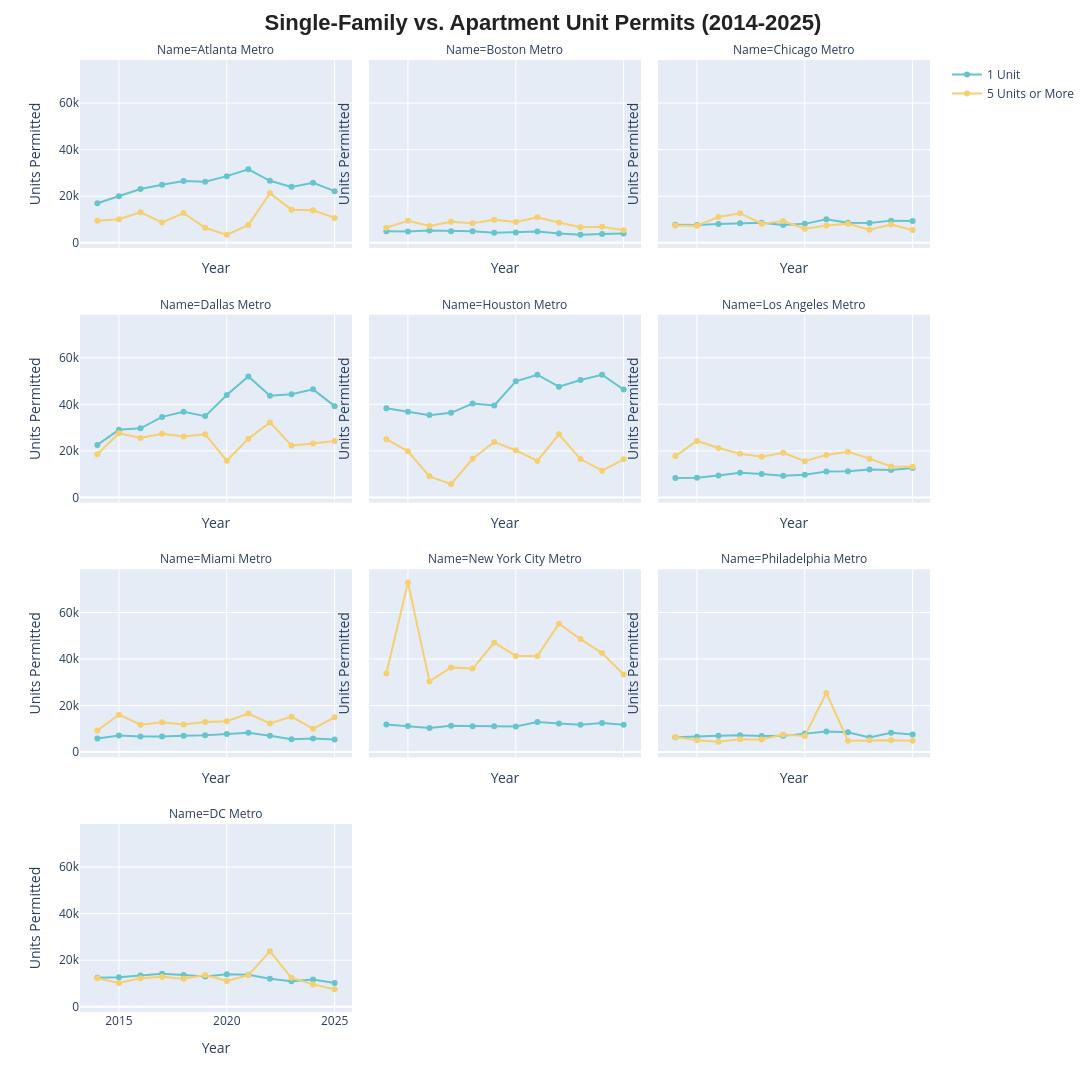

Notebook code cell kept with this figure:
### Markdown cell above
### Single Family Units Compared to Apartment Units Per Metro 2014-2025

### Code cell
fig = px.line(all_time_housing,
              x='Roll_Year',
              y=['1 Unit','5 Units or More'],
              facet_col='Name',
              facet_col_wrap=3,
              color_discrete_sequence=px.colors.qualitative.Pastel,
              markers=True,
              width=1300,
              height=1500)

fig.update_layout(
    title={**TITLE_STYLE, 'text': '<b>Single-Family vs. Apartment Unit Permits (2014-2025) </b>'},
    legend=dict(title=None)
)

fig.update_xaxes(nticks=5, title_text='Year')
fig.update_yaxes(title_text='Units Permitted')

fig.show()

### Figure 1 — Plotly figure (JSON) as saved in the notebook; plotly's stock layout.template omitted (floating-point values rounded to 4 significant figures)
{"data": [{"hovertemplate": "variable=1 Unit<br>Name=Atlanta Metro<br>Roll_Year=%{x}<br>value=%{y}<extra></extra>", "legendgroup": "1 Unit", "line": {"color": "rgb(102, 197, 204)", "dash": "solid"}, "marker": {"symbol": "circle"}, "mode": "lines+markers", "name": "1 Unit", "orientation": "v", "showlegend": true, "type": "scatter", "x": [2014, 2015, 2016, 2017, 2018, 2019, 2020, 2021, 2022, 2023, 2024, 2025], "xaxis": "x10", "y": [16980.0, 20000.0, 23100.0, 24970.0, 26510.0, 26260.0, 28630.0, 31560.0, 26630.0, 24020.0, 25770.0, 22180.0], "yaxis": "y10"}, {"hovertemplate": "variable=1 Unit<br>Name=Boston Metro<br>Roll_Year=%{x}<br>value=%{y}<extra></extra>", "legendgroup": "1 Unit", "line": {"color": "rgb(102, 197, 204)", "dash": "solid"}, "marker": {"symbol": "circle"}, "mode": "lines+markers", "name": "1 Unit", "orientation": "v", "showlegend": false, "type": "scatter", "x": [2014, 2015, 2016, 2017, 2018, 2019, 2020, 2021, 2022, 2023, 2024, 2025], "xaxis": "x11", "y": [4991.0, 4844.0, 5243.0, 4949.0, 4930.0, 4299.0, 4457.0, 4820.0, 4025.0, 3396.0, 3734.0, 3994.0], "yaxis": "y11"}, {"hovertemplate": "variable=1 Unit<br>Name=Chicago Metro<br>Roll_Year=%{x}<br>value=%{y}<extra></extra>", "legendgroup": "1 Unit", "line": {"color": "rgb(102, 197, 204)", "dash": "solid"}, "marker": {"symbol": "circle"}, "mode": "lines+markers", "name": "1 Unit", "orientation": "v", "showlegend": false, "type": "scatter", "x": [2014, 2015, 2016, 2017, 2018, 2019, 2020, 2021, 2022, 2023, 2024, 2025], "xaxis": "x12", "y": [7723.0, 7676.0, 8032.0, 8416.0, 8546.0, 7598.0, 8122.0, 10070.0, 8562.0, 8452.0, 9509.0, 9382.0], "yaxis": "y12"}, {"hovertemplate": "variable=1 Unit<br>Name=Dallas Metro<br>Roll_Year=%{x}<br>value=%{y}<extra></extra>", "legendgroup": "1 Unit", "line": {"color": "rgb(102, 197, 204)", "dash": "solid"}, "marker": {"symbol": "circle"}, "mode": "lines+markers", "name": "1 Unit", "orientation": "v", "showlegend": false, "type": "scatter", "x": [2014, 2015, 2016, 2017, 2018, 2019, 2020, 2021, 2022, 2023, 2024, 2025], "xaxis": "x7", "y": [22550.0, 29040.0, 29700.0, 34600.0, 36830.0, 34940.0, 44000.0, 52000.0, 43680.0, 44370.0, 46440.0, 39230.0], "yaxis": "y7"}, {"hovertemplate": "variable=1 Unit<br>Name=Houston Metro<br>Roll_Year=%{x}<br>value=%{y}<extra></extra>", "legendgroup": "1 Unit", "line": {"color": "rgb(102, 197, 204)", "dash": "solid"}, "marker": {"symbol": "circle"}, "mode": "lines+markers", "name": "1 Unit", "orientation": "v", "showlegend": false, "type": "scatter", "x": [2014, 2015, 2016, 2017, 2018, 2019, 2020, 2021, 2022, 2023, 2024, 2025], "xaxis": "x8", "y": [38320.0, 36790.0, 35370.0, 36350.0, 40320.0, 39510.0, 49920.0, 52720.0, 47610.0, 50440.0, 52700.0, 46340.0], "yaxis": "y8"}, {"hovertemplate": "variable=1 Unit<br>Name=Los Angeles Metro<br>Roll_Year=%{x}<br>value=%{y}<extra></extra>", "legendgroup": "1 Unit", "line": {"color": "rgb(102, 197, 204)", "dash": "solid"}, "marker": {"symbol": "circle"}, "mode": "lines+markers", "name": "1 Unit", "orientation": "v", "showlegend": false, "type": "scatter", "x": [2014, 2015, 2016, 2017, 2018, 2019, 2020, 2021, 2022, 2023, 2024, 2025], "xaxis": "x9", "y": [8300.0, 8447.0, 9379.0, 10590.0, 10040.0, 9306.0, 9737.0, 11090.0, 11200.0, 12040.0, 11780.0, 12680.0], "yaxis": "y9"}, {"hovertemplate": "variable=1 Unit<br>Name=Miami Metro<br>Roll_Year=%{x}<br>value=%{y}<extra></extra>", "legendgroup": "1 Unit", "line": {"color": "rgb(102, 197, 204)", "dash": "solid"}, "marker": {"symbol": "circle"}, "mode": "lines+markers", "name": "1 Unit", "orientation": "v", "showlegend": false, "type": "scatter", "x": [2014, 2015, 2016, 2017, 2018, 2019, 2020, 2021, 2022, 2023, 2024, 2025], "xaxis": "x4", "y": [5791.0, 7142.0, 6705.0, 6655.0, 7022.0, 7241.0, 7808.0, 8316.0, 6971.0, 5512.0, 5825.0, 5446.0], "yaxis": "y4"}, {"hovertemplate": "variable=1 Unit<br>Name=New York City Metro<br>Roll_Year=%{x}<br>value=%{y}<extra></extra>", "legendgroup": "1 Unit", "line": {"color": "rgb(102, 197, 204)", "dash": "solid"}, "marker": {"symbol": "circle"}, "mode": "lines+markers", "name": "1 Unit", "orientation": "v", "showlegend": false, "type": "scatter", "x": [2014, 2015, 2016, 2017, 2018, 2019, 2020, 2021, 2022, 2023, 2024, 2025], "xaxis": "x5", "y": [11800.0, 11170.0, 10400.0, 11290.0, 11080.0, 11070.0, 10990.0, 12950.0, 12240.0, 11730.0, 12530.0, 11750.0], "yaxis": "y5"}, {"hovertemplate": "variable=1 Unit<br>Name=Philadelphia Metro<br>Roll_Year=%{x}<br>value=%{y}<extra></extra>", "legendgroup": "1 Unit", "line": {"color": "rgb(102, 197, 204)", "dash": "solid"}, "marker": {"symbol": "circle"}, "mode": "lines+markers", "name": "1 Unit", "orientation": "v", "showlegend": false, "type": "scatter", "x": [2014, 2015, 2016, 2017, 2018, 2019, 2020, 2021, 2022, 2023, 2024, 2025], "xaxis": "x6", "y": [6379.0, 6548.0, 7016.0, 7233.0, 6875.0, 6963.0, 7999.0, 8868.0, 8534.0, 6255.0, 8324.0, 7530.0], "yaxis": "y6"}, {"hovertemplate": "variable=1 Unit<br>Name=DC Metro<br>Roll_Year=%{x}<br>value=%{y}<extra></extra>", "legendgroup": "1 Unit", "line": {"color": "rgb(102, 197, 204)", "dash": "solid"}, "marker": {"symbol": "circle"}, "mode": "lines+markers", "name": "1 Unit", "orientation": "v", "showlegend": false, "type": "scatter", "x": [2014, 2015, 2016, 2017, 2018, 2019, 2020, 2021, 2022, 2023, 2024, 2025], "xaxis": "x", "y": [12410.0, 12640.0, 13380.0, 14220.0, 13590.0, 12980.0, 13990.0, 13730.0, 12010.0, 10940.0, 11740.0, 10160.0], "yaxis": "y"}, {"hovertemplate": "variable=5 Units or More<br>Name=Atlanta Metro<br>Roll_Year=%{x}<br>value=%{y}<extra></extra>", "legendgroup": "5 Units or More", "line": {"color": "rgb(246, 207, 113)", "dash": "solid"}, "marker": {"symbol": "circle"}, "mode": "lines+markers", "name": "5 Units or More", "orientation": "v", "showlegend": true, "type": "scatter", "x": [2014, 2015, 2016, 2017, 2018, 2019, 2020, 2021, 2022, 2023, 2024, 2025], "xaxis": "x10", "y": [9442.0, 10150.0, 13110.0, 8702.0, 12750.0, 6418.0, 3390.0, 7677.0, 21290.0, 14230.0, 13960.0, 10670.0], "yaxis": "y10"}, {"hovertemplate": "variable=5 Units or More<br>Name=Boston Metro<br>Roll_Year=%{x}<br>value=%{y}<extra></extra>", "legendgroup": "5 Units or More", "line": {"color": "rgb(246, 207, 113)", "dash": "solid"}, "marker": {"symbol": "circle"}, "mode": "lines+markers", "name": "5 Units or More", "orientation": "v", "showlegend": false, "type": "scatter", "x": [2014, 2015, 2016, 2017, 2018, 2019, 2020, 2021, 2022, 2023, 2024, 2025], "xaxis": "x11", "y": [6482.0, 9463.0, 7170.0, 9026.0, 8364.0, 9929.0, 8920.0, 10910.0, 8723.0, 6709.0, 6847.0, 5351.0], "yaxis": "y11"}, {"hovertemplate": "variable=5 Units or More<br>Name=Chicago Metro<br>Roll_Year=%{x}<br>value=%{y}<extra></extra>", "legendgroup": "5 Units or More", "line": {"color": "rgb(246, 207, 113)", "dash": "solid"}, "marker": {"symbol": "circle"}, "mode": "lines+markers", "name": "5 Units or More", "orientation": "v", "showlegend": false, "type": "scatter", "x": [2014, 2015, 2016, 2017, 2018, 2019, 2020, 2021, 2022, 2023, 2024, 2025], "xaxis": "x12", "y": [7393.0, 7345.0, 11030.0, 12690.0, 8186.0, 9346.0, 6020.0, 7445.0, 8128.0, 5566.0, 7819.0, 5464.0], "yaxis": "y12"}, {"hovertemplate": "variable=5 Units or More<br>Name=Dallas Metro<br>Roll_Year=%{x}<br>value=%{y}<extra></extra>", "legendgroup": "5 Units or More", "line": {"color": "rgb(246, 207, 113)", "dash": "solid"}, "marker": {"symbol": "circle"}, "mode": "lines+markers", "name": "5 Units or More", "orientation": "v", "showlegend": false, "type": "scatter", "x": [2014, 2015, 2016, 2017, 2018, 2019, 2020, 2021, 2022, 2023, 2024, 2025], "xaxis": "x7", "y": [18520.0, 27610.0, 25520.0, 27390.0, 26220.0, 27090.0, 15760.0, 25240.0, 32240.0, 22320.0, 23150.0, 24210.0], "yaxis": "y7"}, {"hovertemplate": "variable=5 Units or More<br>Name=Houston Metro<br>Roll_Year=%{x}<br>value=%{y}<extra></extra>", "legendgroup": "5 Units or More", "line": {"color": "rgb(246, 207, 113)", "dash": "solid"}, "marker": {"symbol": "circle"}, "mode": "lines+markers", "name": "5 Units or More", "orientation": "v", "showlegend": false, "type": "scatter", "x": [2014, 2015, 2016, 2017, 2018, 2019, 2020, 2021, 2022, 2023, 2024, 2025], "xaxis": "x8", "y": [25040.0, 19800.0, 9054.0, 5722.0, 16610.0, 23810.0, 20280.0, 15650.0, 27120.0, 16490.0, 11500.0, 16390.0], "yaxis": "y8"}, {"hovertemplate": "variable=5 Units or More<br>Name=Los Angeles Metro<br>Roll_Year=%{x}<br>value=%{y}<extra></extra>", "legendgroup": "5 Units or More", "line": {"color": "rgb(246, 207, 113)", "dash": "solid"}, "marker": {"symbol": "circle"}, "mode": "lines+markers", "name": "5 Units or More", "orientation": "v", "showlegend": false, "type": "scatter", "x": [2014, 2015, 2016, 2017, 2018, 2019, 2020, 2021, 2022, 2023, 2024, 2025], "xaxis": "x9", "y": [17760.0, 24270.0, 21210.0, 18730.0, 17430.0, 19200.0, 15520.0, 18270.0, 19630.0, 16650.0, 13270.0, 13170.0], "yaxis": "y9"}, {"hovertemplate": "variable=5 Units or More<br>Name=Miami Metro<br>Roll_Year=%{x}<br>value=%{y}<extra></extra>", "legendgroup": "5 Units or More", "line": {"color": "rgb(246, 207, 113)", "dash": "solid"}, "marker": {"symbol": "circle"}, "mode": "lines+markers", "name": "5 Units or More", "orientation": "v", "showlegend": false, "type": "scatter", "x": [2014, 2015, 2016, 2017, 2018, 2019, 2020, 2021, 2022, 2023, 2024, 2025], "xaxis": "x4", "y": [9272.0, 16060.0, 11730.0, 12800.0, 11900.0, 12960.0, 13250.0, 16550.0, 12330.0, 15230.0, 10000.0, 15000.0], "yaxis": "y4"}, {"hovertemplate": "variable=5 Units or More<br>Name=New York City Metro<br>Roll_Year=%{x}<br>value=%{y}<extra></extra>", "legendgroup": "5 Units or More", "line": {"color": "rgb(246, 207, 113)", "dash": "solid"}, "marker": {"symbol": "circle"}, "mode": "lines+markers", "name": "5 Units or More", "orientation": "v", "showlegend": false, "type": "scatter", "x": [2014, 2015, 2016, 2017, 2018, 2019, 2020, 2021, 2022, 2023, 2024, 2025], "xaxis": "x5", "y": [33780.0, 72890.0, 30360.0, 36400.0, 35870.0, 47020.0, 41340.0, 41260.0, 55180.0, 48560.0, 42550.0, 33340.0], "yaxis": "y5"}, {"hovertemplate": "variable=5 Units or More<br>Name=Philadelphia Metro<br>Roll_Year=%{x}<br>value=%{y}<extra></extra>", "legendgroup": "5 Units or More", "line": {"color": "rgb(246, 207, 113)", "dash": "solid"}, "marker": {"symbol": "circle"}, "mode": "lines+markers", "name": "5 Units or More", "orientation": "v", "showlegend": false, "type": "scatter", "x": [2014, 2015, 2016, 2017, 2018, 2019, 2020, 2021, 2022, 2023, 2024, 2025], "xaxis": "x6", "y": [6523.0, 5060.0, 4463.0, 5540.0, 5375.0, 7540.0, 6951.0, 25430.0, 4891.0, 5126.0, 5044.0, 4876.0], "yaxis": "y6"}, {"hovertemplate": "variable=5 Units or More<br>Name=DC Metro<br>Roll_Year=%{x}<br>value=%{y}<extra></extra>", "legendgroup": "5 Units or More", "line": {"color": "rgb(246, 207, 113)", "dash": "solid"}, "marker": {"symbol": "circle"}, "mode": "lines+markers", "name": "5 Units or More", "orientation": "v", "showlegend": false, "type": "scatter", "x": [2014, 2015, 2016, 2017, 2018, 2019, 2020, 2021, 2022, 2023, 2024, 2025], "xaxis": "x", "y": [12240.0, 10200.0, 12210.0, 12910.0, 12040.0, 13600.0, 11060.0, 13590.0, 23800.0, 12420.0, 9606.0, 7486.0], "yaxis": "y"}], "layout": {"annotations": [{"font": {}, "showarrow": false, "text": "Name=DC Metro", "x": 0.16, "xanchor": "center", "xref": "paper", "y": 0.1975, "yanchor": "bottom", "yref": "paper"}, {"font": {}, "showarrow": false, "text": "Name=Miami Metro", "x": 0.16, "xanchor": "center", "xref": "paper", "y": 0.465, "yanchor": "bottom", "yref": "paper"}, {"font": {}, "showarrow": false, "text": "Name=New York City Metro", "x": 0.5, "xanchor": "center", "xref": "paper", "y": 0.465, "yanchor": "bottom", "yref": "paper"}, {"font": {}, "showarrow": false, "text": "Name=Philadelphia Metro", "x": 0.84, "xanchor": "center", "xref": "paper", "y": 0.465, "yanchor": "bottom", "yref": "paper"}, {"font": {}, "showarrow": false, "text": "Name=Dallas Metro", "x": 0.16, "xanchor": "center", "xref": "paper", "y": 0.7325, "yanchor": "bottom", "yref": "paper"}, {"font": {}, "showarrow": false, "text": "Name=Houston Metro", "x": 0.5, "xanchor": "center", "xref": "paper", "y": 0.7325, "yanchor": "bottom", "yref": "paper"}, {"font": {}, "showarrow": false, "text": "Name=Los Angeles Metro", "x": 0.84, "xanchor": "center", "xref": "paper", "y": 0.7325, "yanchor": "bottom", "yref": "paper"}, {"font": {}, "showarrow": false, "text": "Name=Atlanta Metro", "x": 0.16, "xanchor": "center", "xref": "paper", "y": 1, "yanchor": "bottom", "yref": "paper"}, {"font": {}, "showarrow": false, "text": "Name=Boston Metro", "x": 0.5, "xanchor": "center", "xref": "paper", "y": 1, "yanchor": "bottom", "yref": "paper"}, {"font": {}, "showarrow": false, "text": "Name=Chicago Metro", "x": 0.84, "xanchor": "center", "xref": "paper", "y": 1, "yanchor": "bottom", "yref": "paper"}], "height": 1500, "legend": {"title": {}, "tracegroupgap": 0}, "margin": {"t": 60}, "title": {"font": {"color": "#222222", "family": "Arial", "size": 22}, "text": "<b>Single-Family vs. Apartment Unit Permits (2014-2025) </b>", "x": 0.5, "xanchor": "center"}, "width": 1300, "xaxis": {"anchor": "y", "domain": [0, 0.32], "nticks": 5, "title": {"text": "Year"}}, "xaxis10": {"anchor": "y10", "domain": [0, 0.32], "matches": "x", "nticks": 5, "showticklabels": false, "title": {"text": "Year"}}, "xaxis11": {"anchor": "y11", "domain": [0.34, 0.66], "matches": "x", "nticks": 5, "showticklabels": false, "title": {"text": "Year"}}, "xaxis12": {"anchor": "y12", "domain": [0.68, 1.0], "matches": "x", "nticks": 5, "showticklabels": false, "title": {"text": "Year"}}, "xaxis2": {"anchor": "y2", "domain": [0.34, 0.66], "matches": "x", "nticks": 5, "title": {"text": "Year"}}, "xaxis3": {"anchor": "y3", "domain": [0.68, 1.0], "matches": "x", "nticks": 5, "title": {"text": "Year"}}, "xaxis4": {"anchor": "y4", "domain": [0, 0.32], "matches": "x", "nticks": 5, "showticklabels": false, "title": {"text": "Year"}}, "xaxis5": {"anchor": "y5", "domain": [0.34, 0.66], "matches": "x", "nticks": 5, "showticklabels": false, "title": {"text": "Year"}}, "xaxis6": {"anchor": "y6", "domain": [0.68, 1.0], "matches": "x", "nticks": 5, "showticklabels": false, "title": {"text": "Year"}}, "xaxis7": {"anchor": "y7", "domain": [0, 0.32], "matches": "x", "nticks": 5, "showticklabels": false, "title": {"text": "Year"}}, "xaxis8": {"anchor": "y8", "domain": [0.34, 0.66], "matches": "x", "nticks": 5, "showticklabels": false, "title": {"text": "Year"}}, "xaxis9": {"anchor": "y9", "domain": [0.68, 1.0], "matches": "x", "nticks": 5, "showticklabels": false, "title": {"text": "Year"}}, "yaxis": {"anchor": "x", "domain": [0, 0.1975], "title": {"text": "Units Permitted"}}, "yaxis10": {"anchor": "x10", "domain": [0.8025, 1], "matches": "y", "title": {"text": "Units Permitted"}}, "yaxis11": {"anchor": "x11", "domain": [0.8025, 1], "matches": "y", "showticklabels": false, "title": {"text": "Units Permitted"}}, "yaxis12": {"anchor": "x12", "domain": [0.8025, 1], "matches": "y", "showticklabels": false, "title": {"text": "Units Permitted"}}, "yaxis2": {"anchor": "x2", "domain": [0, 0.1975], "matches": "y", "showticklabels": false, "title": {"text": "Units Permitted"}}, "yaxis3": {"anchor": "x3", "domain": [0, 0.1975], "matches": "y", "showticklabels": false, "title": {"text": "Units Permitted"}}, "yaxis4": {"anchor": "x4", "domain": [0.2675, 0.465], "matches": "y", "title": {"text": "Units Permitted"}}, "yaxis5": {"anchor": "x5", "domain": [0.2675, 0.465], "matches": "y", "showticklabels": false, "title": {"text": "Units Permitted"}}, "yaxis6": {"anchor": "x6", "domain": [0.2675, 0.465], "matches": "y", "showticklabels": false, "title": {"text": "Units Permitted"}}, "yaxis7": {"anchor": "x7", "domain": [0.535, 0.7325], "matches": "y", "title": {"text": "Units Permitted"}}, "yaxis8": {"anchor": "x8", "domain": [0.535, 0.7325], "matches": "y", "showticklabels": false, "title": {"text": "Units Permitted"}}, "yaxis9": {"anchor": "x9", "domain": [0.535, 0.7325], "matches": "y", "showticklabels": false, "title": {"text": "Units Permitted"}}}}
